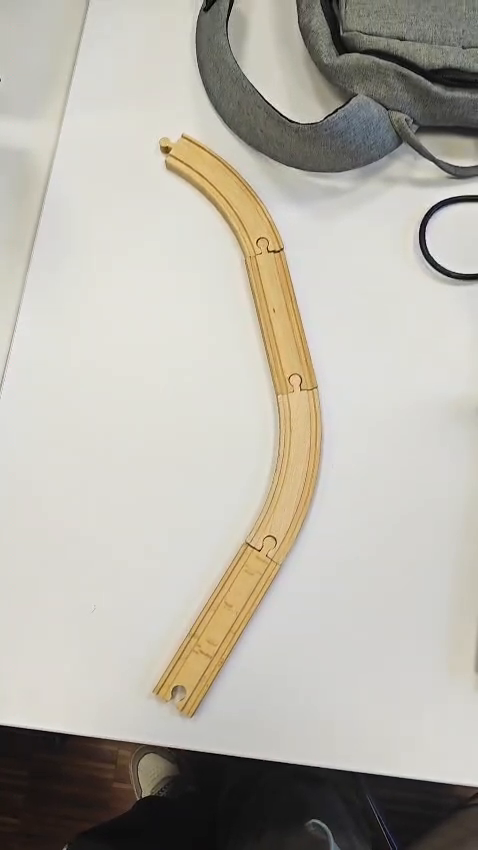
#> input picture frame 20 of data/test.mp4, 478 x 850 px, given in place of the camera
$ python live_track.py
#> lines starting #> are read from the running program, lines starting #| are printed output that depends on the picture; after the words box and inside, x2 and y2 are one past the last pixel; in counts of white or black regions, pixels touching at a corner belong together
### camera_utils.py
from contextlib import contextmanager
import platform

import cv2


DEFAULT_MAX_CAMERA_INDEX = 10


def _candidate_backends():
    """Prefer a stable live backend, then keep portable fallbacks."""
    backends = []
    if platform.system() == "Windows" and hasattr(cv2, "CAP_DSHOW"):
        backends.append(cv2.CAP_DSHOW)
    backends.extend(_probe_backends())
    if cv2.CAP_ANY not in backends:
        backends.append(cv2.CAP_ANY)
    return backends


def _probe_backends():
    if platform.system() == "Windows" and hasattr(cv2, "CAP_MSMF"):
        return [cv2.CAP_MSMF]
    return [cv2.CAP_ANY]


@contextmanager
def _suppress_opencv_logs():
    logging_api = getattr(getattr(cv2, "utils", None), "logging", None)
    if logging_api is None:
        yield
        return

    previous_level = logging_api.getLogLevel()
    logging_api.setLogLevel(logging_api.LOG_LEVEL_SILENT)
    try:
        yield
    finally:
        logging_api.setLogLevel(previous_level)


def _open_capture(camera_index, backends=None):
    with _suppress_opencv_logs():
        for backend in backends or _candidate_backends():
            capture = cv2.VideoCapture(camera_index, backend)
            if not capture.isOpened():
                capture.release()
                continue

            ok, frame = capture.read()
            if ok and frame is not None:
                return capture

            capture.release()

    return None


def find_available_cameras(max_index=DEFAULT_MAX_CAMERA_INDEX):
    """Return camera indices that can produce at least one valid frame."""
    available = []
    for camera_index in range(max_index):
        capture = _open_capture(camera_index, backends=_probe_backends())
        if capture is None:
            continue
        available.append(camera_index)
        capture.release()
    return available


def open_camera(camera_index, width=640, height=480, fps=30):
    """Open one camera index and configure preferred capture properties."""
    capture = _open_capture(camera_index)
    if capture is None:
        raise RuntimeError(f"Nu am putut deschide camera cu indexul {camera_index}.")

    capture.set(cv2.CAP_PROP_FRAME_WIDTH, width)
    capture.set(cv2.CAP_PROP_FRAME_HEIGHT, height)
    capture.set(cv2.CAP_PROP_FPS, fps)
    return capture

### wood_track_detector.py
import cv2
import numpy as np

class WoodTrackDetector:
    def __init__(self):
        # Parametri reglabili
        self.hsv_lower = (10, 50, 50)
        self.hsv_upper = (30, 255, 255)
        self.lab_a_thresh = 130          # canalul 'a' peste această valoare
        self.close_kernel = (7, 7)       # pentru closing
        self.open_kernel = (3, 3)        # pentru opening
        self.roi = None                  # <-- FĂRĂ ROI, procesează toată imaginea

    def preprocess(self, frame):
        # Dacă nu e definit ROI, returnează cadrul întreg
        if self.roi is None:
            return frame
        x, y, w, h = self.roi
        return frame[y:y+h, x:x+w]

    def segment_track(self, roi):
        hsv = cv2.cvtColor(roi, cv2.COLOR_BGR2HSV)
        lab = cv2.cvtColor(roi, cv2.COLOR_BGR2LAB)
        # Masca HSV
        mask_hsv = cv2.inRange(hsv, self.hsv_lower, self.hsv_upper)
        # Masca Lab: canalul a (index 1)
        _, a_channel, _ = cv2.split(lab)
        _, mask_lab = cv2.threshold(a_channel, self.lab_a_thresh, 255, cv2.THRESH_BINARY)
        # Intersecție
        mask = cv2.bitwise_and(mask_hsv, mask_lab)
        return mask

    def apply_morphology(self, mask):
        # Closing (umple găuri)
        kernel_close = cv2.getStructuringElement(cv2.MORPH_ELLIPSE, self.close_kernel)
        mask = cv2.morphologyEx(mask, cv2.MORPH_CLOSE, kernel_close)
        # Opening (șterge zgomote mici)
        kernel_open = cv2.getStructuringElement(cv2.MORPH_ELLIPSE, self.open_kernel)
        mask = cv2.morphologyEx(mask, cv2.MORPH_OPEN, kernel_open)
        return mask

    def keep_largest_connected_component(self, mask):
        num_labels, labels, stats, _ = cv2.connectedComponentsWithStats(mask, connectivity=8)
        if num_labels <= 1:
            return mask  # doar fundal, nimic de făcut
        # stats[0] este fundalul, ignorăm
        largest_label = 1 + np.argmax(stats[1:, cv2.CC_STAT_AREA])
        mask = np.where(labels == largest_label, 255, 0).astype(np.uint8)
        return mask

    def extract_centerline(self, mask):
        points = []
        rows, cols = mask.shape
        min_width = cols * 0.02  # minim 2% din lățime (ex: 10 px la 640px)
        max_width = cols * 0.90  # maxim 90% (evident, o șină nu ocupă tot cadrul)

        for y in range(rows):
            white_cols = np.where(mask[y, :] > 0)[0]
            if len(white_cols) < min_width or len(white_cols) > max_width:
                continue

            # Verificăm dacă sunt mai multe grupuri (găuri)
            # O metodă simplă: dacă diferența dintre primul și ultimul pixel alb
            # e aproape egală cu numărul total de pixeli albi, nu sunt găuri mari.
            span = white_cols[-1] - white_cols[0] + 1
            if span > len(white_cols) * 1.5:  # sunt goluri, posibil segment dublu
                # găsim cel mai lung subsegment continuu
                edges = np.diff(white_cols)
                gaps = np.where(edges > 1)[0]
                if len(gaps) == 0:
                    # nu sunt goluri, e okay
                    x_center = np.mean(white_cols)
                    points.append((x_center, y))
                else:
                    # ia segmentul cu cel mai mare număr de pixeli consecutivi
                    segments = np.split(white_cols, gaps + 1)
                    best_seg = max(segments, key=len)
                    x_center = np.mean(best_seg)
                    points.append((x_center, y))
            else:
                x_center = np.mean(white_cols)
                points.append((x_center, y))

        return points

    # [14 lines left out: function smooth_centerline, not called in this run]

    def compute_offset_and_heading(self, centerline, roi_width, roi_height):
        if len(centerline) < 5:
            return 0.0, 0.0

        # Folosim doar punctele din jumătatea inferioară (mai aproape de dronă)
        bottom_half = [p for p in centerline if p[1] > roi_height * 0.5]
        if len(bottom_half) < 2:
            bottom_half = centerline[-5:]  # fallback

        xs = np.array([p[0] for p in bottom_half])
        ys = np.array([p[1] for p in bottom_half])

        # Regresie liniară cu RANSAC pentru robustețe
        from sklearn.linear_model import RANSACRegressor
        ransac = RANSACRegressor(min_samples=0.5, residual_threshold=5)
        ransac.fit(ys.reshape(-1, 1), xs)
        m = ransac.estimator_.coef_[0]
        c = ransac.estimator_.intercept_

        heading_deg = np.degrees(np.arctan(m))
        image_center_x = roi_width / 2
        bottom_y = roi_height - 1
        x_at_bottom = m * bottom_y + c
        lateral_offset = x_at_bottom - image_center_x

        return lateral_offset, heading_deg

    def process_frame(self, frame):
        roi = self.preprocess(frame)              # acum e tot cadrul
        mask = self.segment_track(roi)
        mask = self.apply_morphology(mask)
        mask = self.keep_largest_connected_component(mask)
        raw_points = self.extract_centerline(mask)
        if len(raw_points) == 0:
            # Șina nu e detectată – returnează valori sigure
            h, w = roi.shape[:2]
            return mask, [], 0.0, 0.0, roi
        smoothed = self.smooth_centerline_poly(raw_points, degree=3)
        h, w = roi.shape[:2]
        offset, heading = self.compute_offset_and_heading(smoothed, w, h)
        # Debug overlay: desenează linia centrală și punctele
        debug = roi.copy()
        for pt in smoothed:
            cx, cy = int(pt[0]), int(pt[1])
            cv2.circle(debug, (cx, cy), 2, (0, 255, 0), -1)
        cv2.line(debug, (w//2, h-1), (w//2, 0), (0, 0, 255), 1)  # linia centrală a camerei
        return mask, smoothed, offset, heading, debug

    def smooth_centerline_poly(self, points, degree=2):
        #Aproximează punctele cu un polinom x = f(y) de gradul dat.
        if len(points) < degree + 1:
            return points

        xs = np.array([p[0] for p in points])
        ys = np.array([p[1] for p in points])

        # Potrivire polinomială: x = poly(y)
        coeffs = np.polyfit(ys, xs, degree)
        poly = np.poly1d(coeffs)

        smoothed = []
        for y in ys:
            x_smooth = poly(y)
            smoothed.append((x_smooth, y))
        return smoothed

### live_track.py
import argparse

import cv2

from camera_utils import DEFAULT_MAX_CAMERA_INDEX, find_available_cameras, open_camera
from wood_track_detector import WoodTrackDetector


def parse_args():
    parser = argparse.ArgumentParser(description="Detectie live a pistei folosind orice camera disponibila.")
    parser.add_argument("--camera", type=int, help="Indexul camerei OpenCV de folosit.")
    parser.add_argument(
        "--max-cameras",
        type=int,
        default=DEFAULT_MAX_CAMERA_INDEX,
        help="Cate indexuri sa fie testate cand camera nu este aleasa explicit.",
    )
    parser.add_argument("--width", type=int, default=640, help="Latimea dorita a fluxului video.")
    parser.add_argument("--height", type=int, default=480, help="Inaltimea dorita a fluxului video.")
    parser.add_argument("--fps", type=int, default=30, help="FPS-ul dorit al fluxului video.")
    return parser.parse_args()


def main():
    args = parse_args()
    detector = WoodTrackDetector()

    if args.camera is None:
        available_cameras = find_available_cameras(args.max_cameras)
#> in _open_capture, frame is the input picture: shape (850, 478, 3); mean B, G, R 169.3, 178.7, 182.6
        if not available_cameras:
            raise RuntimeError("Nu am gasit nicio camera disponibila.")
        camera_index = available_cameras[0]
        print(f"Camere detectate: {available_cameras}. Folosesc automat camera {camera_index}.")
    else:
        camera_index = args.camera

    capture = open_camera(camera_index, args.width, args.height, args.fps)
    print(f"Camera {camera_index} a pornit. Apasa 'q' pentru a iesi.")

    try:
        while True:
            ok, frame = capture.read()
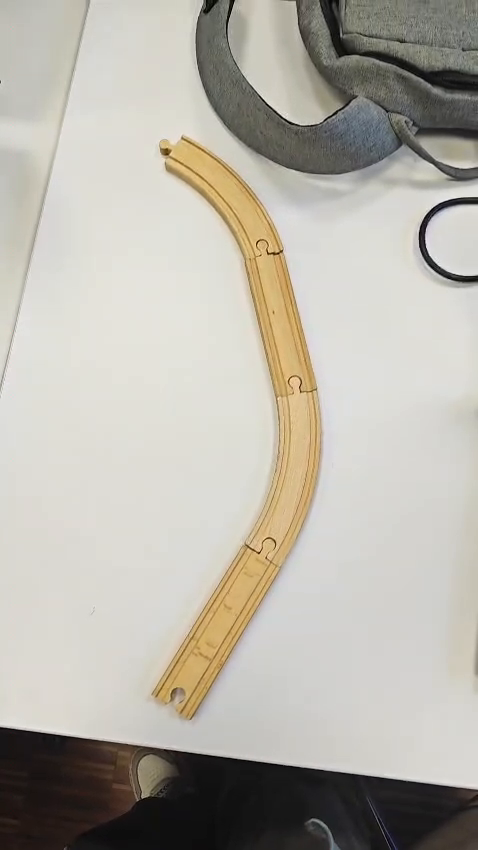
#> input picture frame 21 of data/test.mp4, 478 x 850 px, given in place of the camera
#> frame is the input picture: shape (850, 478, 3); mean B, G, R 169.6, 179, 182.9
            if not ok or frame is None:
                continue

            mask, centerline, offset, heading, debug = detector.process_frame(frame)
#> in segment_track, `mask_hsv = cv2.inRange(hsv, self.hsv_lower, self.hsv_upper)`:
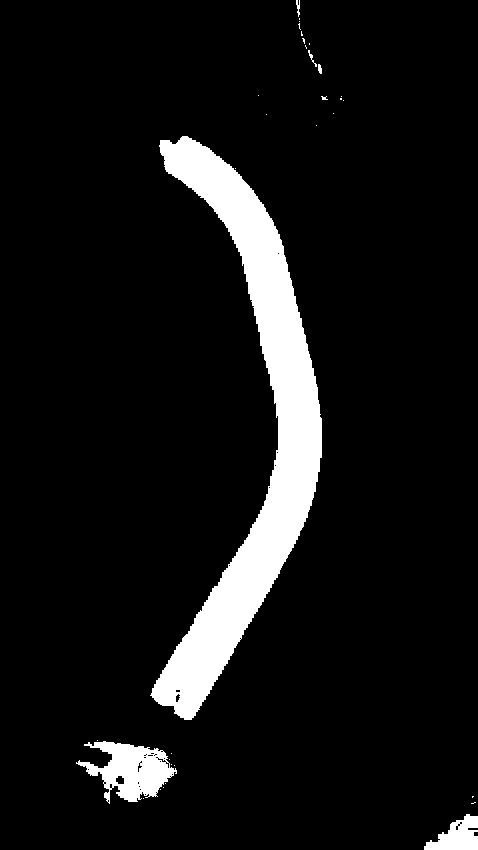
#> mask_hsv: shape (850, 478); 8.3% white; 33 white regions (27 under 20 px), largest, box (x1, y1, x2, y2) and area: (150, 136, 322, 720) 28991, (76, 741, 177, 804) 3268, (424, 814, 478, 850) 1147, (296, 0, 300, 17) 40, (308, 50, 317, 67) 35, (318, 64, 322, 74) 31
#> in segment_track, `_, mask_lab = cv2.threshold(a_channel, self.lab_a_thresh, 255, cv2.THR..`:
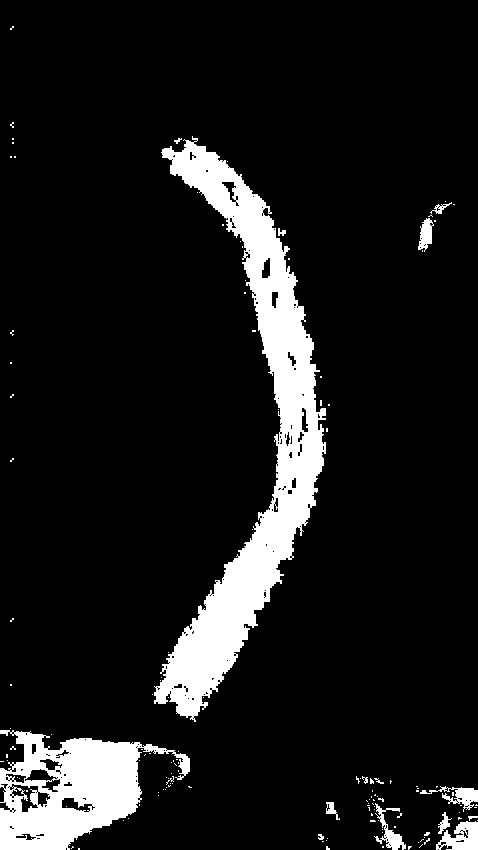
#> mask_lab: shape (850, 478); 10.4% white; 140 white regions (125 under 20 px), largest, box (x1, y1, x2, y2) and area: (154, 136, 326, 722) 27254, (0, 730, 190, 850) 11881, (436, 821, 478, 850) 773
#> in keep_largest_connected_component, `num_labels, labels, stats, _ = cv2.connectedComponentsWithStats(mask, ..`:
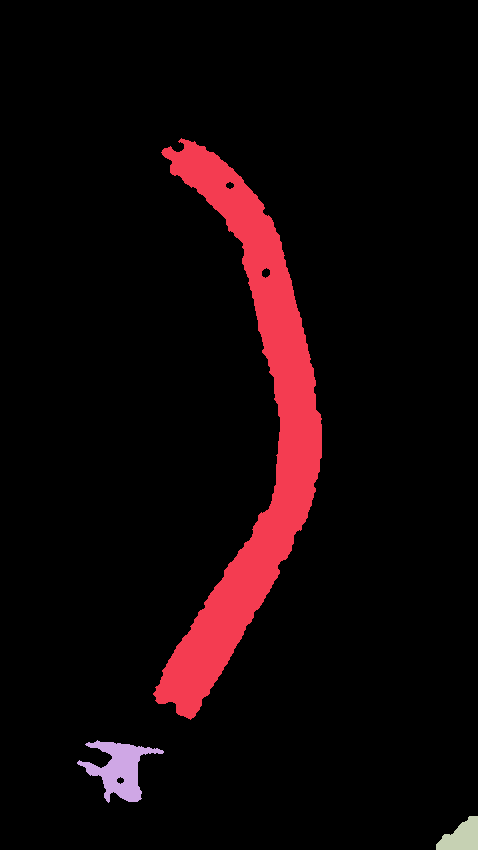
#> labels: shape (850, 478) int32; 4 distinct labels, from 0 to 3; one colour per label, 0 black
#> in keep_largest_connected_component, `num_labels, labels, stats, _ = cv2.connectedComponentsWithStats(mask, ..`: num_labels = 4; stats = [[0, 0, 478, 850, 375945], [153, 138, 169, 582, 27090], [77, 740, 87, 63, 2330], [436, 816, 42, 34, 935]]
#> in keep_largest_connected_component, `largest_label = 1 + np.argmax(stats[1:, cv2.CC_STAT_AREA])`: largest_label = 1
#> in keep_largest_connected_component, `mask = np.where(labels == largest_label, 255, 0).astype(np.uint8)`:
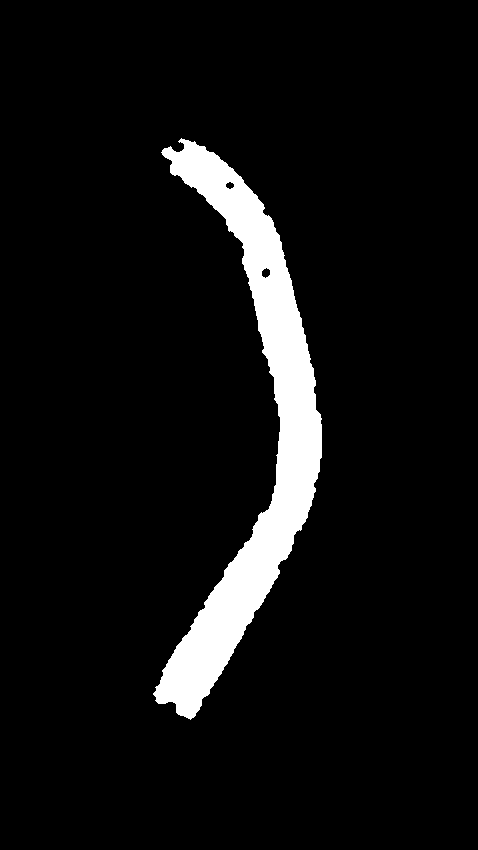
#> mask: shape (850, 478); 6.7% white; 1 white region, box (x1, y1, x2, y2) and area: (153, 138, 322, 720) 27090
#> the loop in extract_centerline, `for y in range(rows):` made 850 passes
#> (span, gaps, x_center) on pass 147: (35, [0], 194)
#> after the loop in extract_centerline, `for y in range(rows):`: points = 577 pairs, first value 178 to 300.5, second value 140 to 716
#> in process_frame, `raw_points = self.extract_centerline(mask)`: raw_points has the same summary as points in extract_centerline
#> in smooth_centerline_poly, `xs = np.array([p[0] for p in points])`: xs = 577 values, max 300.5 at index 278, min 178 at index 560, mean 254
#> in smooth_centerline_poly, `ys = np.array([p[1] for p in points])`: ys = 577 values from 140 to 716
#> in smooth_centerline_poly, `coeffs = np.polyfit(ys, xs, degree)`: coeffs = [6.09e-07, -0.00227, 1.53, 8.5]
#> the loop in smooth_centerline_poly, `for y in ys:` made 577 passes
#> x_smooth on passes 1 to 3: 180.1, 181, 181.9
#> after the loop in smooth_centerline_poly, `for y in ys:`: smoothed = 577 pairs, first value 163.2 to 296.5, second value 140 to 716
#> in compute_offset_and_heading, `bottom_half = [p for p in centerline if p[1] > roi_height * 0.5]`: bottom_half = 291 pairs, first value 163.2 to 295.6, second value 426 to 716
#> in compute_offset_and_heading, `xs = np.array([p[0] for p in bottom_half])`: xs = 291 values, max 295.6 at index 0, min 163.2 at index 290, mean 246.6
#> in compute_offset_and_heading, `ys = np.array([p[1] for p in bottom_half])`: ys = 291 values from 426 to 716
#> in process_frame, `offset, heading = self.compute_offset_and_heading(smoothed, w, h)`: offset = -117.9; heading = -24.59
#> the loop in process_frame, `for pt in smoothed:` made 577 passes
#> (pt, cx) on passes 1 to 3: ((180.1, 140), 180), ((181, 141), 181), ((181.9, 142), 181)
#> after the loop in process_frame, `for pt in smoothed:`:
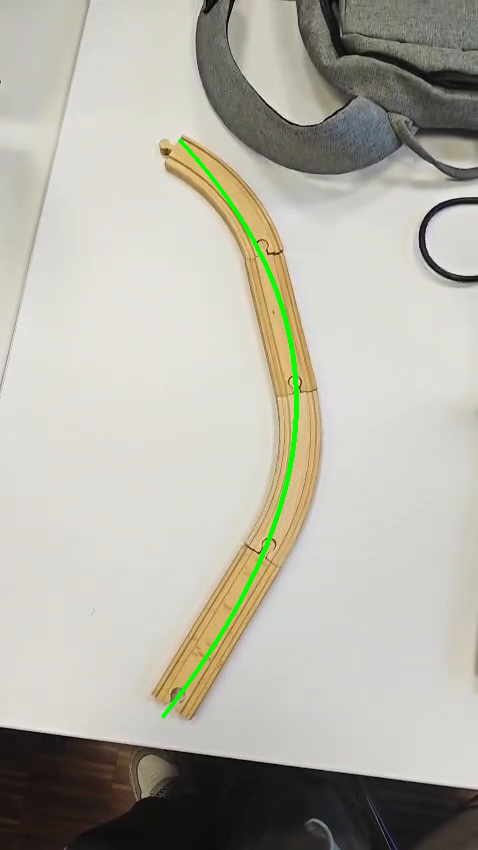
#> debug: shape (850, 478, 3); 0.71% of pixels changed, all inside (x1, y1, x2, y2) = (161, 138, 299, 719)
#> in process_frame, `cv2.line(debug, (w//2, h-1), (w//2, 0), (0, 0, 255), 1)`:
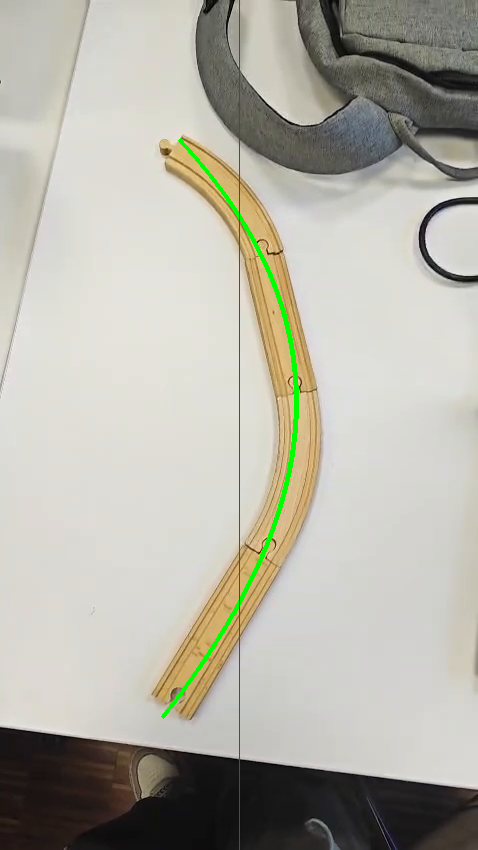
#> debug: shape (850, 478, 3); 0.21% of pixels changed, all inside (x1, y1, x2, y2) = (239, 0, 240, 850)

            cv2.imshow("Track Detection - Live", debug)
            cv2.imshow("Mask", mask)
            print(f"\rOffset: {offset:+.1f}px | Heading: {heading:+.1f} deg", end="")

            key = cv2.waitKey(1) & 0xFF
#> (key q is pressed here)
            if key == ord("q") or key == 27:
                break
    finally:
        capture.release()
        cv2.destroyAllWindows()
        print("\nCamera a fost oprita.")


if __name__ == "__main__":
    main()
